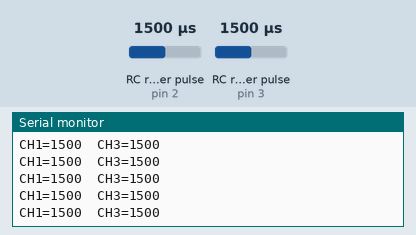
This sketch was run on a simulated Arduino Uno, built with avr-gcc and run on an emulated ATmega328P. Parts: the last lines printed to the serial monitor. Wiring (inferred from the names in the program): 2 × RC receiver channel: data pin 2 / data pin 3. The test bench sets the inputs (shaded band); at power-on: RC receiver pulse (sensors on pin 2, pin 3) 1500 µs.

Above: at 1.2 s.
1.3 s: RC receiver pulse (sensor on pin 2) set to 1020 µs
At 1.9 s:
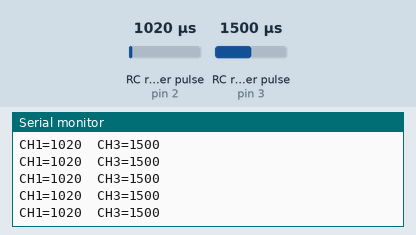
2.8 s: RC receiver pulse (sensor on pin 3) set to 1020 µs
At 3.7 s:
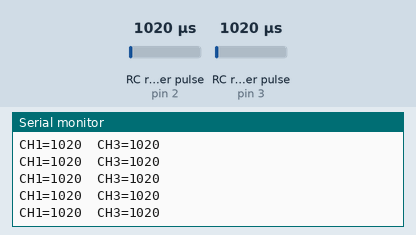
4.3 s: RC receiver pulse (sensor on pin 2) set to 1250 µs
At 4.9 s:
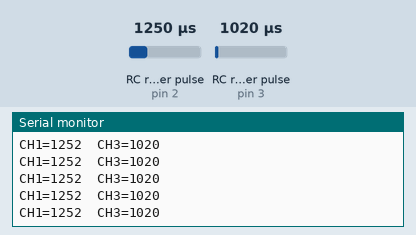
5.8 s: RC receiver pulse (sensor on pin 3) set to 1250 µs
At 6.3 s:
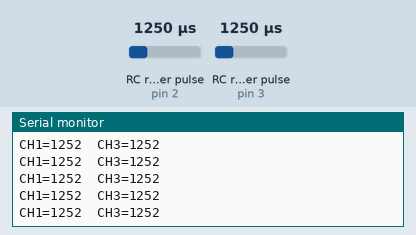
Timing chart, 0 to 8.3 s (numbered marks = the images above; inputs shaded):
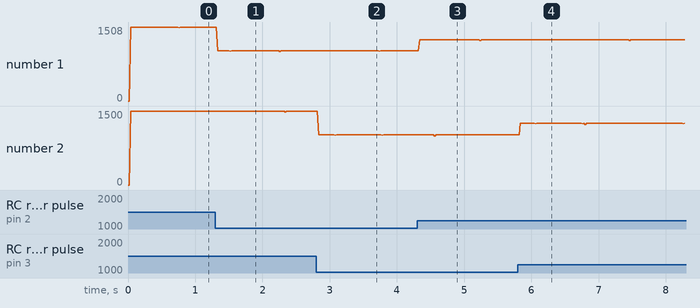

Measured:
- after the input at 1.3 s, the serial monitor: prints a new line at once (image 1)
- after the input at 2.8 s, the serial monitor: prints a new line at once (image 2)
- after the input at 4.3 s, the serial monitor: prints a new line at once (image 3)
- after the input at 5.8 s, the serial monitor: prints a new line at once (image 4)
- plotted number 1: 1500 → 1020 after the input at 1.3 s, 1020 → 1252 after the input at 4.3 s
- plotted number 2: 1020 → 1248 after the input at 5.8 s

The sketch:

tgy-ia6b.ino
```cpp
// Muutujad, mida kasutatakse ISR-is, peavad olema 'volatile',
// sest nende väärtust muudetakse katkestuste sees.
volatile uint32_t ch1Start, ch3Start;   // salvestavad hetke, millal impulss algas
volatile uint16_t ch1Pulse, ch3Pulse;   // salvestavad mõõdetud impulsi laiuse (µs)

// Katkestuse teenindaja CH1 jaoks
void ISR_ch1() {
  static bool high = false;             // mäletab, kas praegu on kõrgtase
  uint32_t t = micros();                // hetke aeg mikrosekundites

  if (digitalRead(2)) {                 // kui pin 2 läks HIGH
    ch1Start = t;                       // salvesta algusaeg
    high = true;
  }
  else if (high) {                      // kui pin 2 läks LOW ja enne oli HIGH
    ch1Pulse = (uint16_t)(t - ch1Start);// arvuta impulsi pikkus
    high = false;
  }
}

// Sama loogika CH3 jaoks
void ISR_ch3() {
  static bool high = false;
  uint32_t t = micros();
  if (digitalRead(3)) {
    ch3Start = t;
    high = true;
  }
  else if (high) {
    ch3Pulse = (uint16_t)(t - ch3Start);
    high = false;
  }
}

void setup() {
  pinMode(2, INPUT);   // sisend CH1 signaalile
  pinMode(3, INPUT);   // sisend CH3 signaalile

  // Seome katkestused pinidega: iga tõusev/langev serv kutsub ISR välja
  attachInterrupt(digitalPinToInterrupt(2), ISR_ch1, CHANGE);
  attachInterrupt(digitalPinToInterrupt(3), ISR_ch3, CHANGE);

  Serial.begin(115200); // seriaalmonitori jaoks
}

void loop() {
  // Loeme mõlemad pulsilaiused korraga, katkestused ajutiselt kinni,
  // et väärtused ei muutuks poole lugemise pealt.
  noInterrupts();
  uint16_t a = ch1Pulse, b = ch3Pulse;
  interrupts();

  // a ja b näitavad PWM pulsilaiust mikrosekundites (~1000–2000 µs RC jaoks)
  Serial.print("CH1="); Serial.print(a);
  Serial.print("  CH3="); Serial.println(b);

  delay(20); // ~üks RC kaader (50 Hz)
}
```
